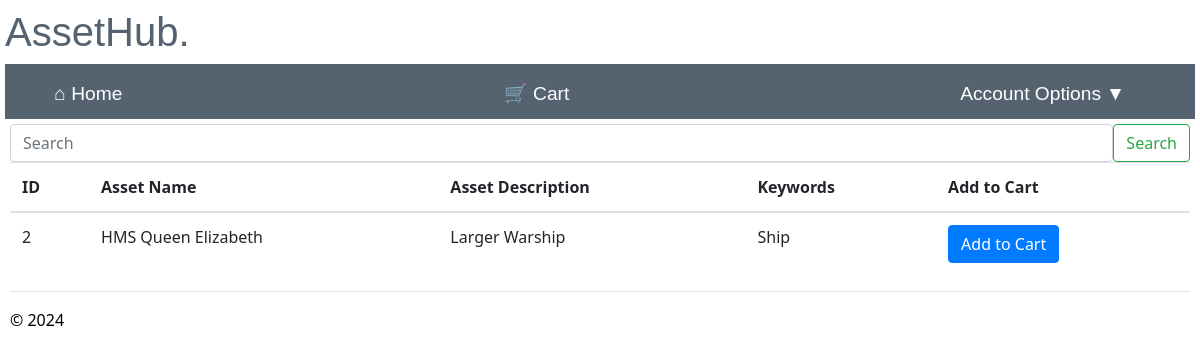
The page /borrow_asset (signed in) on the database as committed earlier.
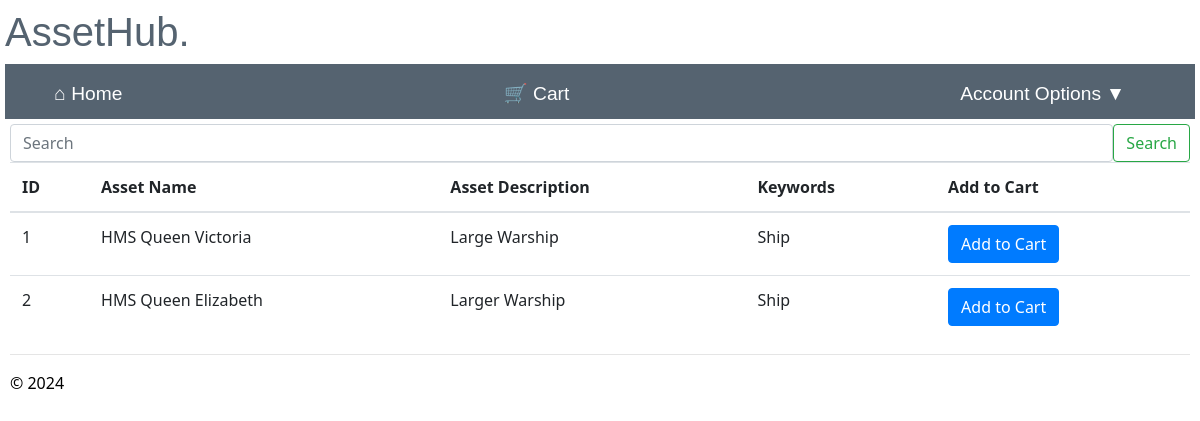
The same page on the database as committed later.
### app/models/models.py (models this page shows)
class Assets(db.Model):
    __tablename__ = 'assets'
    asset_id = db.Column(db.Integer, primary_key=True, nullable=False)
    asset_name = db.Column(db.String(100), nullable=True)#change to not null
    asset_description = db.Column(db.String(225), nullable=True)
    keyword = db.Column(db.String(50), nullable=False)
    available = db.Column(db.String(50), nullable=False, default='Y')

### app/main/routes.py (the view)
@bp.route("/borrow_asset")
@login_required
def borrow_asset():
    try:
        search_query = request.args.get('q')
        if search_query:
           assets = Assets.query.filter(Assets.available == 'Y').filter(or_(Assets.asset_name.ilike(f'%{search_query}%'), Assets.keyword.ilike(f'%{search_query}%'))).all()
        else:
            assets = Assets.query.filter(Assets.available == 'Y').all()
        current_app.logger.info('Username: %s accessed borrow assets', current_user.username)
        return render_template('borrow_asset.html', assets=assets)
    except Exception as e:
        flash("An error occurred retrieving assets.")
        current_app.logger.warning('Username: %s had a problem accessing borrow assets', current_user.username)
        return redirect(url_for("main.home"))

### app/main/routes.py (called while the page is built)
@bp.context_processor
def inject_cart_count():
    if current_user.is_authenticated:
        cart_count = Cart.query.filter_by(username=current_user.username).count()
    else:
        cart_count = 0
    return dict(cart_count=cart_count)

### app/user/routes.py (called while the page is built)
@bp.before_app_request
def make_session_permanent():
    session.permanent = True
    current_app.permanent_session_lifetime = timedelta(seconds=60)

### app/main/templates/borrow_asset.html (shortened to what this page needs)
{% extends "layout.html" %}
{% block content %}
<form class="d-flex" role="search" action="{{ url_for('main.borrow_asset') }}" method="GET">
  <input class="form-control me-2" type="search" name="q" placeholder="Search" aria-label="Search" value="{{ search_query }}">
  <button class="btn btn-outline-success" type="submit">Search</button>
</form>
<table class="table table-hover">
    <thead class="active tables">
      <th>ID</th>
      <th>Asset Name</th>
      <th>Asset Description</th>
      <th>Keywords</th>
      <th>Add to Cart</th>
    </thead>
    <tbody>
      {% for asset in assets %}
      <tr>
        <td>{{asset.asset_id}}</td>
        <td>{{asset.asset_name}}</td>
        <td>{{asset.asset_description}}</td>
        <td>{{asset.keyword}}</td>
        <td>
          <form method="post" action="/add_to_cart/{{ asset.asset_id }}">
            <input type="submit" value="Add to Cart" class="btn btn-primary">
          </form>
        </td>
      </tr>
      {% endfor %}
    </tbody>
  </table>
{% endblock %}

Rows that differ between the two databases and show on the page:
now on this page (row edited): Assets: asset_id "1", asset_name "HMS Queen Victoria", asset_description "Large Warship", keyword "Ship"
